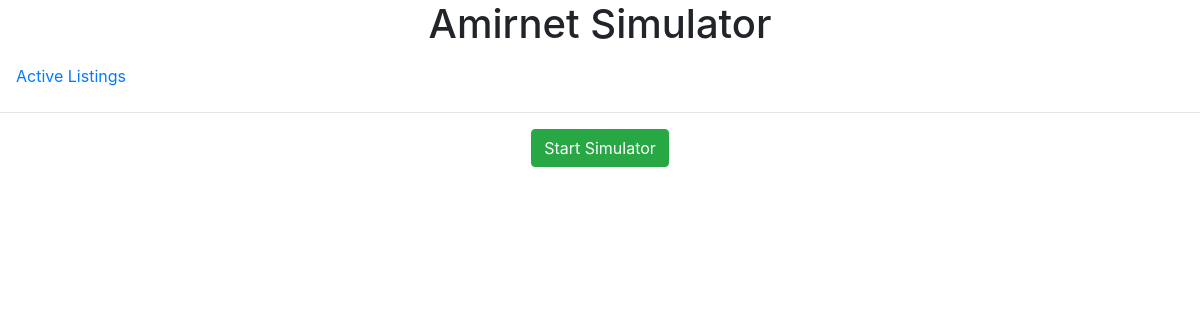
Page / (signed in) on the earlier database version.
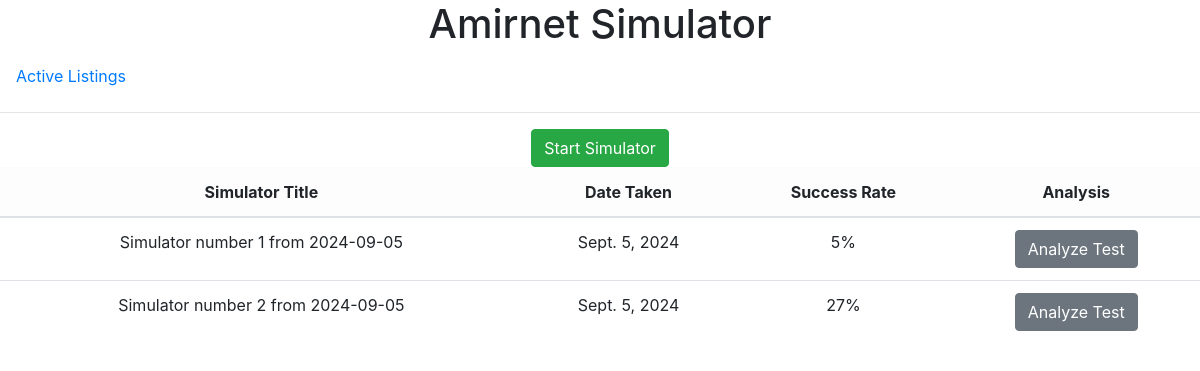
Same page on the later database version.
### Simulator/models.py (models this page shows, shortened)
class StudentSimulator(models.Model):
    student = models.ForeignKey(User,on_delete=models.CASCADE,related_name='simulators')
    simulator_number = models.PositiveIntegerField()
    date_taken = models.DateField(auto_now_add=True)
    def __str__(self) -> str:
        return f"Simulator number {self.simulator_number} from {self.date_taken}"
    def get_success_rate(self):
        all_questions = list(StudentAnswers.objects.filter(simulator = self).all())
        correct_questions = []
        for q in all_questions:
            if q.is_correct():
                correct_questions.append(q)
        return f"{math.ceil(len(correct_questions)*100 / len(all_questions))}%"

class StudentAnswers(models.Model):
    student = models.ForeignKey(User, on_delete=models.CASCADE, related_name='answers')
    simulator = models.ForeignKey(StudentSimulator, on_delete=models.CASCADE, related_name='questions')
    question = models.ForeignKey(Question, on_delete=models.CASCADE, related_name='answered_questions')
    answer_number = models.IntegerField(choices=[
        (0,'0'),(1,'1'),(2,'2'),(3,'3'),(4,'4')
    ])
    def is_correct(self):
        return self.answer_number == self.question.correct_answer
    class Meta:
        ordering = ['student','question']

class Question(models.Model):
    chapter = models.ForeignKey(Chapter, on_delete=models.CASCADE, related_name='related_questions')
    order = models.IntegerField()
    desc = models.CharField(max_length=255)
    correct_answer = models.IntegerField()
    class Meta:
        unique_together = ('chapter','order')
        ordering = ['chapter','order']

### Simulator/views.py (the view)
# urls.py: path("", views.index, name="index"),
@login_required(login_url='login')
def index(request):
    user = request.user
    simulators = StudentSimulator.objects.filter(student = user).all()
    return render(request,'Simulator/index.html',{
        'simulators' : simulators
    })

### Simulator/templates/Simulator/index.html (shortened to what this page needs)
{% extends "Simulator/layout.html" %}
{% block body %}
<a class="btn btn-success" href ="{% url 'simulator'%}">Start Simulator</a>
{% if simulators %}
<div>
    <table class="table table-border">
        <thead class="table-light">
            <tr><th>Simulator Title</th><th>Date Taken</th><th>Success Rate</th><th>Analysis</th></tr>
        </thead>
        <tbody>
            {% for simulator in simulators %}
            <tr>
                <td>{{simulator}}</td>
                <td>{{simulator.date_taken}}</td>
                <td>{{simulator.get_success_rate}}</td>
                <form method="post" action="{% url 'analyze_simulator' %}">
                    <td><button type="submit" class="btn btn-secondary">Analyze Test</button></td>
                </form>
            </tr>
            {% endfor %}
        </tbody>
    </table>
</div>
{% endif %}
{% endblock %}

### Simulator/templates/Simulator/layout.html (shortened to what this page needs)
{% load static %}
<!DOCTYPE html>
<html lang="en">
    <head>
        <link rel="stylesheet" href="https://stackpath.bootstrapcdn.com/bootstrap/4.4.1/css/bootstrap.min.css">
        <link href="{% static 'Simulator/styles.css' %}" rel="stylesheet">
    </head>
    <body>
        <h1>Amirnet Simulator</h1>
        <ul class="nav">
            <li class="nav-item">
                <a class="nav-link" href="{% url 'index' %}">Active Listings</a>
            </li>
        </ul>
        <hr>
        {% block body %}
        {% endblock %}
    </body>
</html>

### Simulator/static/Simulator/styles.css (style rules this page uses)
body { text-align: center; }
div { text-align: center; }
.nav { text-align: center; }

Differences in the rows shown:
added StudentSimulator: simulator_number+date_taken "Simulator number 1 from 2024-09-05", date_taken "Sept. 5, 2024", get_success_rate "5%"
added StudentSimulator: simulator_number+date_taken "Simulator number 2 from 2024-09-05", date_taken "Sept. 5, 2024", get_success_rate "27%"
Other differences:
text now shown: "Simulator Title Date Taken Success Rate Analysis"
